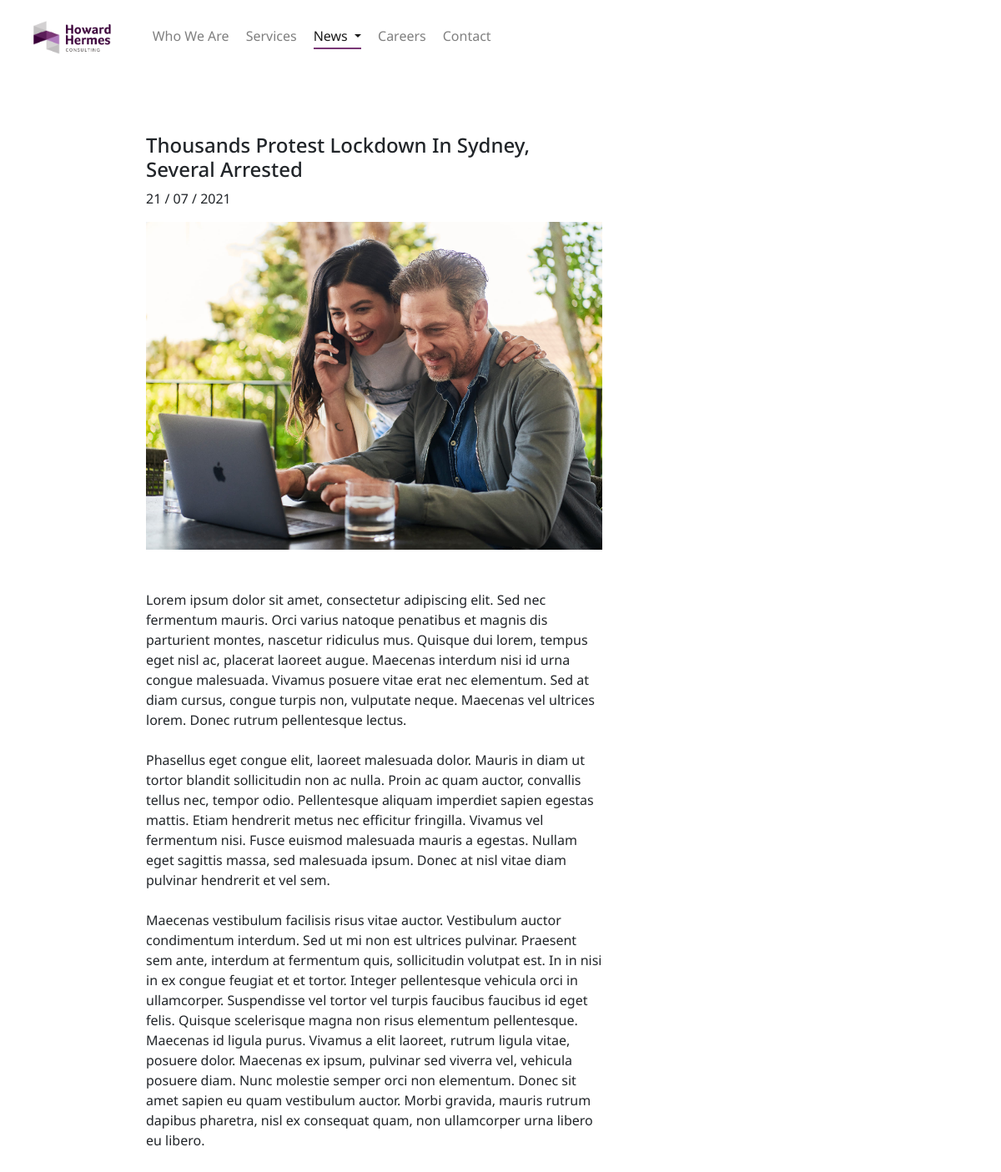
Page /news-details.php?newsid=2 on the committed database.
### tables this page shows
CREATE TABLE `article` (
  `article_id` int(11) NOT NULL,
  `article_title` varchar(225) NOT NULL,
  `article_date` datetime NOT NULL,
  `article_content` text NOT NULL,
  `article_img` varchar(225) NOT NULL
);

### news-details.php (the view, shortened to what this page needs)
<!DOCTYPE html>
<html lang="en">
<head>
    <link rel="stylesheet" href="https://stackpath.bootstrapcdn.com/bootstrap/4.4.1/css/bootstrap.min.css">
    <link rel="stylesheet" href="public/css/news.css?<?php echo time(); ?>" />
    <link href='https://unpkg.com/boxicons@2.0.7/css/boxicons.min.css' rel='stylesheet'>
</head>
<body>
    <nav class="navbar sticky-top navbar-expand-lg navbar-light bg-light">
        <a class="navbar-brand" href="index.php">
            <img src="assets/img/1x/logo-crop.png" height="40" class="d-inline-block align-top" alt="" />
        </a>
        <div class="collapse navbar-collapse" id="navbarSupportedContent">
            <ul class="navbar-nav mr-auto">
                <li class="nav-item">
                    <a class="nav-link" href="index.php">Who We Are
                    </a>
                </li>
                <li class="nav-item">
                    <a class="nav-link" href="services.php">Services</a>
                </li>
                <li class="nav-item dropdown">
                    <a class="nav-link active dropdown-toggle" href="#" id="navbarDropdown" role="button" data-toggle="dropdown" aria-haspopup="true" aria-expanded="false">
                        News
                    </a>
                </li>
                <li class="nav-item">
                    <a class="nav-link" href="careers.php">Careers</a>
                </li>
                <li class="nav-item">
                    <a class="nav-link" href="contactus.php">Contact</a>
                </li>
            </ul>
        </div>
    </nav>
    <div class="container-fluid">
        <div id="news-row" class="row">
            <?php
            require_once 'hha/dbh.inc.php';
            $getArticleId = $_GET['newsid'];
            $query = "SELECT * FROM article WHERE article_id = $getArticleId";
            $query_run = mysqli_query($con, $query);
            $check_article = mysqli_num_rows($query_run) > 0;
            if ($check_article) {
                while ($row = mysqli_fetch_array($query_run)) {
                    $title = $row['article_title'];
                    $getDate = date_create($row['article_date']);
                    $date = date_format($getDate, "d / m / Y");
                    $content = $row['article_content'];
                    $img = $row['article_img'];
                    echo '
                    <div class="col-sm-8">
                        <div id="news-title" class="col-sm-12">
                            <h4>' . $title . '</h4>
                        </div>
                        <div id="news-date" class="col-sm-12">
                            <p>' . $date . '</p>
                        </div>
                        <div id="news-img" class="col-sm-12">
                            <img src="assets/uploads/' . $img . '" alt="" style="width: 100%; display: block; margin-left: auto; margin-right: auto;">
                        </div>
                    ';
                    echo nl2br('
                        <div id="news-desc" class="col-sm-12">
                            <p>' . $content . '</p>
                        </div>
                    </div>');
                }
            }
            ?>
            <div class="col-sm-4">
            </div>
        </div>
    </div>
</body>
</html>

### public/css/news.css (style rules this page uses)
body { font-family: "Noto Sans", sans-serif; }
.navbar { background-color: white !important; padding: 20px 20px 20px 20px; transition: 0.3s; }
.navbar .navbar-brand { margin: 0px 40px 0px 20px; }
.nav-link { padding-right: 0px !important; padding-left: 0px !important; padding: 0px; margin: 0px 10px; border-bottom: 2px solid transparent; transition: 0.3s; }
.active { color: #793775; border-bottom: 2px solid #793775; padding-bottom: 2px; }
#news-row { margin: 70px 130px; }

### rows in the picture
article: article_title "Thousands Protest Lockdown In Sydney, Several Arrested", article_date "21 / 07 / 2021", article_img (picture), article_content "Lorem ipsum dolor sit amet, consectetur adipiscing elit. Sed nec fermentum mauris. Orci varius natoque penatibus et magnis dis parturient montes, nascetur ridiculus mus. Quisque dui lorem, tempus eget nisl ac, placerat laoreet augue. Maecenas interdum nisi id urna congue malesuada. Vivamus posuere vitae erat nec elementum. Sed at diam cursus, congue turpis non, vulputate neque. Maecenas vel ultrices lorem. Donec rutrum pellentesque lectus. Phasellus eget congue elit, laoreet malesuada dolor. Mauris in diam ut tortor blandit sollicitudin non ac nulla. Proin ac quam auctor, convallis tellus nec, tempor odio. Pellentesque aliquam imperdiet sapien egestas mattis. Etiam hendrerit metus nec…"
